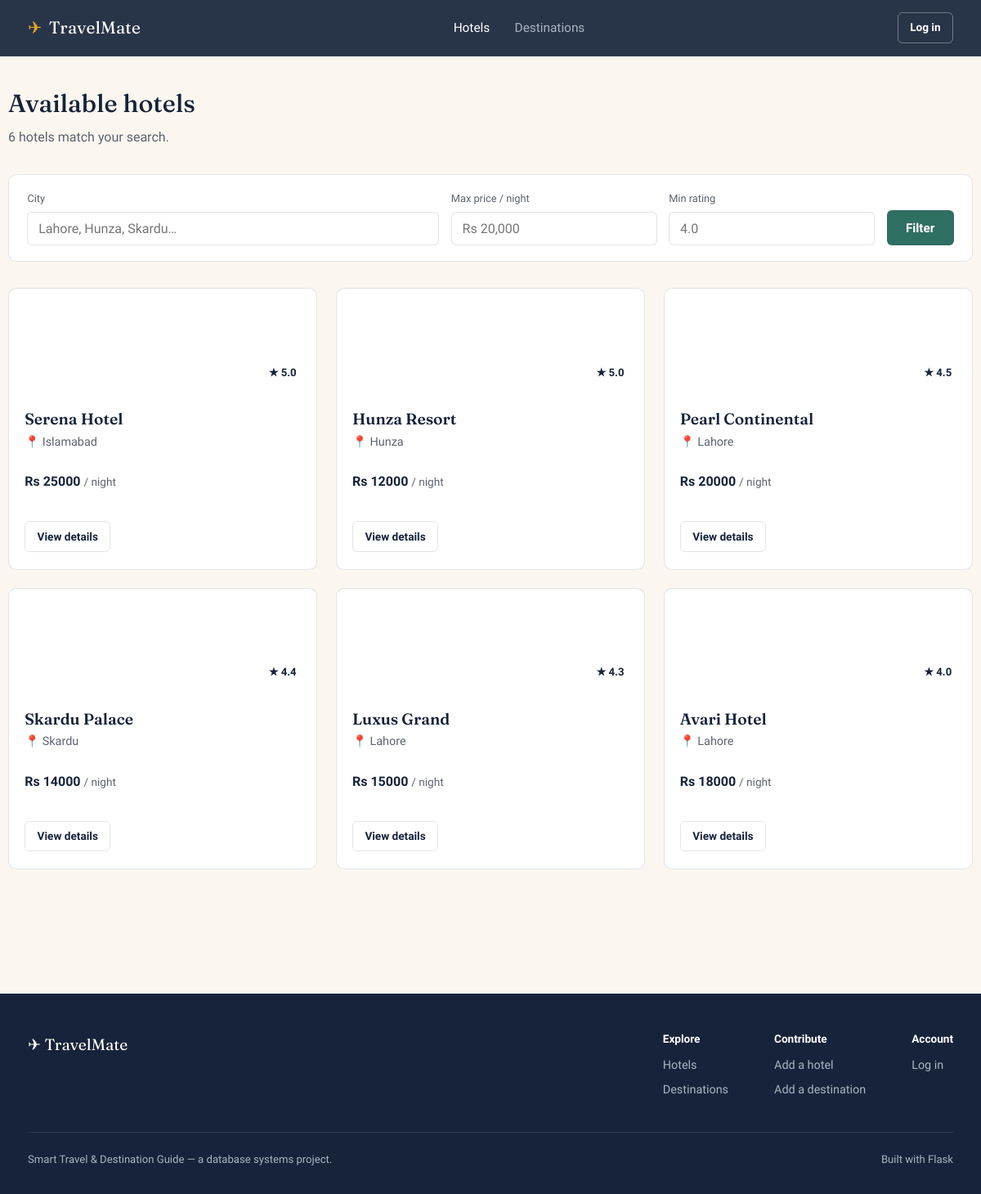
Screenshot of /hotels with the database file from the repository.
### models.py (models this page shows)
class Hotel(db.Model):
    __tablename__ = "hotels"
    id = db.Column(db.Integer, primary_key=True)
    name = db.Column(db.String(120), nullable=False)
    city = db.Column(db.String(100), nullable=False)
    address = db.Column(db.String(255))
    description = db.Column(db.Text)
    image_url = db.Column(db.String(500))
    price_per_night = db.Column(db.Numeric(10, 2), nullable=False)
    rating = db.Column(db.Numeric(2, 1), default=0)
    owner_id = db.Column(db.Integer, db.ForeignKey("users.id", ondelete="SET NULL"))
    rooms = db.relationship("Room", backref="hotel", cascade="all, delete-orphan", lazy=True)
    reviews = db.relationship("Review", backref="hotel", cascade="all, delete-orphan", lazy=True)
    favourited_by = db.relationship("Favourite", backref="hotel", cascade="all, delete-orphan", lazy=True)
    amenities = db.relationship("Amenity", secondary="hotel_amenity", backref="hotels", lazy=True)
    @property
    def average_rating(self):
        if not self.reviews:
            return self.rating or 0
        return round(sum(r.rating for r in self.reviews) / len(self.reviews), 1)

class Review(db.Model):
    __tablename__ = "reviews"
    id = db.Column(db.Integer, primary_key=True)
    user_id = db.Column(db.Integer, db.ForeignKey("users.id", ondelete="CASCADE"), nullable=False)
    hotel_id = db.Column(db.Integer, db.ForeignKey("hotels.id", ondelete="CASCADE"), nullable=False)
    rating = db.Column(db.Integer, nullable=False)
    comment = db.Column(db.Text)
    review_date = db.Column(db.Date, default=date.today)

### app.py (the view)
@app.route("/hotels")
def hotels():
    city = request.args.get("city", "").strip()
    price = request.args.get("price", "").strip()
    rating = request.args.get("rating", "").strip()
    query = Hotel.query
    if city:
        query = query.filter(Hotel.city.ilike(f"%{city}%"))
    if price:
        try:
            query = query.filter(Hotel.price_per_night <= float(price))
        except ValueError:
            pass
    if rating:
        try:
            query = query.filter(Hotel.rating >= float(rating))
        except ValueError:
            pass
    hotel_list = query.order_by(Hotel.rating.desc()).all()
    favourite_ids = set()
    if current_user():
        favourite_ids = {f.hotel_id for f in current_user().favourites}
    return render_template(
        "hotels.html",
        hotels=hotel_list,
        favourite_ids=favourite_ids,
        filters={"city": city, "price": price, "rating": rating},
    )

### app.py (called while the page is built)
def current_user():
    user_id = session.get("user_id")
    if not user_id:
        return None
    return db.session.get(User, user_id)

@app.context_processor
def inject_user():
    return {"current_user": current_user()}

### templates/hotels.html (shortened to what this page needs)
{% extends "base.html" %}
{% block content %}
<section class="section container" style="padding-top:2.5rem;">
  <div class="section-head">
    <div>
      <h1 style="font-size:1.9rem;">Available hotels</h1>
      <p>{{ hotels|length }} hotel{{ 's' if hotels|length != 1 }} match your search.</p>
    </div>
  </div>
  <div class="filter-bar">
    <form method="get">
      <div class="field">
        <label for="city">City</label>
        <input id="city" type="text" name="city" value="{{ filters.city }}" placeholder="Lahore, Hunza, Skardu…">
      </div>
      <div class="field">
        <label for="price">Max price / night</label>
        <input id="price" type="number" name="price" value="{{ filters.price }}" placeholder="Rs 20,000">
      </div>
      <div class="field">
        <label for="rating">Min rating</label>
        <input id="rating" type="number" name="rating" min="1" max="5" step="0.1" value="{{ filters.rating }}" placeholder="4.0">
      </div>
      <button type="submit" class="btn btn-teal">Filter</button>
    </form>
  </div>
  {% if hotels %}
  <div class="hotel-grid">
    {% for hotel in hotels %}
    <div class="hotel-card">
      <a href="{{ url_for('hotel_detail', hotel_id=hotel.id) }}" style="display:contents;">
        <div class="hotel-card-media" style="{% if hotel.image_url %}background-image:url('{{ hotel.image_url }}'); background-size:cover; background-position:center;{% else %}background:{{ hotel.city|city_gradient }};{% endif %}">
          <span class="rating-pill">★ {{ hotel.average_rating }}</span>
        </div>
      </a>
      <div class="hotel-card-body">
        <a href="{{ url_for('hotel_detail', hotel_id=hotel.id) }}"><h3>{{ hotel.name }}</h3></a>
        <p class="hotel-card-city">📍 {{ hotel.city }}</p>
        <p class="hotel-card-price">Rs {{ "%.0f"|format(hotel.price_per_night) }} <span>/ night</span></p>
        <div class="hotel-card-actions">
          <a href="{{ url_for('hotel_detail', hotel_id=hotel.id) }}" class="btn btn-ghost btn-sm">View details</a>
        </div>
      </div>
    </div>
    {% endfor %}
  </div>
  {% else %}
  <div class="empty-state">
    <h3>No hotels match those filters</h3>
    <p>Try a wider budget or a different city — or list one yourself.</p>
    <a href="{{ url_for('add_hotel') }}" class="btn btn-primary btn-sm">Add a hotel</a>
  </div>
  {% endif %}
</section>
{% endblock %}

### static/css/style.css (style rules this page uses)
:root { --ink: #16233a; --ink-soft: #223349; --ink-tint: #2c3e58; --paper: #fbf7f0; --paper-dim: #f1ebdc; --paper-line: rgba(22, 35, 58, 0.12); --marigold: #e3a72e; --marigold-dark: #b9840f; --teal: #2f6f62; --teal-dark: #204d43; --brick: #a8452f; --text: #232833; --text-muted: #5c6270; --text-on-ink: #eef1f3; --text-on-ink-muted: #aab4c2; --font-display: "Fraunces", "Iowan Old Style", Georgia, serif; --font-body: "Work Sans", "Segoe UI", sans-serif; --radius-s: 6px; --radius-m: 10px; --shadow-card: 0 1px 2px rgba(22, 35, 58, 0.06), 0 8px 24px -12px rgba(22, 35, 58, 0.25); --shadow-float: 0 20px 50px -20px rgba(22, 35, 58, 0.45); --max-width: 1180px; }
*, *::before, *::after { box-sizing: border-box; }
html { scroll-behavior: smooth; }
body { margin: 0; font-family: var(--font-body); background: var(--paper); color: var(--text); line-height: 1.55; -webkit-font-smoothing: antialiased; }
h1, h2, h3, h4 { font-family: var(--font-display); color: var(--ink); line-height: 1.15; margin: 0 0 0.4em; font-weight: 600; }
h1 { font-size: clamp(2.1rem, 4vw, 3.4rem); font-weight: 500; }
h3 { font-size: 1.2rem; }
p { margin: 0 0 1em; color: var(--text); max-width: 62ch; }
a { color: inherit; text-decoration: none; }
button, input, textarea, select { font-family: inherit; font-size: 1rem; color: inherit; }
.container { max-width: var(--max-width); margin: 0 auto; padding: 0 1.5rem; }
.btn { display: inline-flex; align-items: center; justify-content: center; gap: 0.5rem; padding: 0.72rem 1.4rem; border-radius: var(--radius-s); font-weight: 600; font-size: 0.95rem; border: 1px solid transparent; cursor: pointer; transition: transform 0.12s ease, background 0.15s ease, border-color 0.15s ease; white-space: nowrap; }
.btn-teal { background: var(--teal); color: #fff; }
.btn-ghost { background: transparent; border-color: var(--paper-line); color: var(--ink); }
.btn-sm { padding: 0.45rem 0.9rem; font-size: 0.85rem; }
.field { display: flex; flex-direction: column; gap: 0.35rem; }
.field label { font-size: 0.8rem; color: var(--text-muted); }
.field input, .field select, .field textarea { padding: 0.65rem 0.8rem; border: 1px solid var(--paper-line); border-radius: var(--radius-s); background: #fff; }
.section { padding: 4.5rem 0; }
.section-head { display: flex; justify-content: space-between; align-items: flex-end; gap: 1rem; margin-bottom: 2rem; flex-wrap: wrap; }
.section-head p { margin: 0; color: var(--text-muted); }
.hotel-grid { display: grid; grid-template-columns: repeat(auto-fill, minmax(280px, 1fr)); gap: 1.4rem; }
.hotel-card { background: #fff; border: 1px solid var(--paper-line); border-radius: var(--radius-m); overflow: hidden; display: flex; flex-direction: column; transition: box-shadow 0.15s ease, transform 0.15s ease; }
.hotel-card-media { height: 130px; position: relative; display: flex; align-items: flex-end; padding: 0.9rem 1rem; color: #fff; }
.hotel-card-media .rating-pill { margin-left: auto; background: rgba(255,255,255,0.9); color: var(--ink); font-size: 0.82rem; font-weight: 700; padding: 0.2rem 0.55rem; border-radius: 999px; }
.hotel-card-body { padding: 1.1rem 1.2rem 1.3rem; display: flex; flex-direction: column; gap: 0.4rem; flex: 1; }
.hotel-card-body h3 { margin-bottom: 0; }
.hotel-card-city { color: var(--text-muted); font-size: 0.9rem; }
.hotel-card-price { font-weight: 700; color: var(--ink); margin-top: 0.3rem; }
.hotel-card-price span { font-weight: 400; color: var(--text-muted); font-size: 0.85rem; }
.hotel-card-actions { display: flex; gap: 0.6rem; margin-top: 0.8rem; }
.filter-bar { background: #fff; border: 1px solid var(--paper-line); border-radius: var(--radius-m); padding: 1.2rem 1.4rem; margin-bottom: 2rem; }
.filter-bar form { display: grid; grid-template-columns: 2fr 1fr 1fr auto; gap: 0.9rem; align-items: end; }

### rows the page displays
Hotel: average_rating "5.0", name "Serena Hotel", city "Islamabad", price_per_night "25000"
Hotel: average_rating "5.0", name "Hunza Resort", city "Hunza", price_per_night "12000"
Hotel: average_rating "4.5", name "Pearl Continental", city "Lahore", price_per_night "20000"
Hotel: average_rating "4.4", name "Skardu Palace", city "Skardu", price_per_night "14000"
Hotel: average_rating "4.3", name "Luxus Grand", city "Lahore", price_per_night "15000"
Hotel: average_rating "4.0", name "Avari Hotel", city "Lahore", price_per_night "18000"

### other values shown
{{ hotels|length }} "6"
{{ 's' if hotels|length != 1 }} "s"
